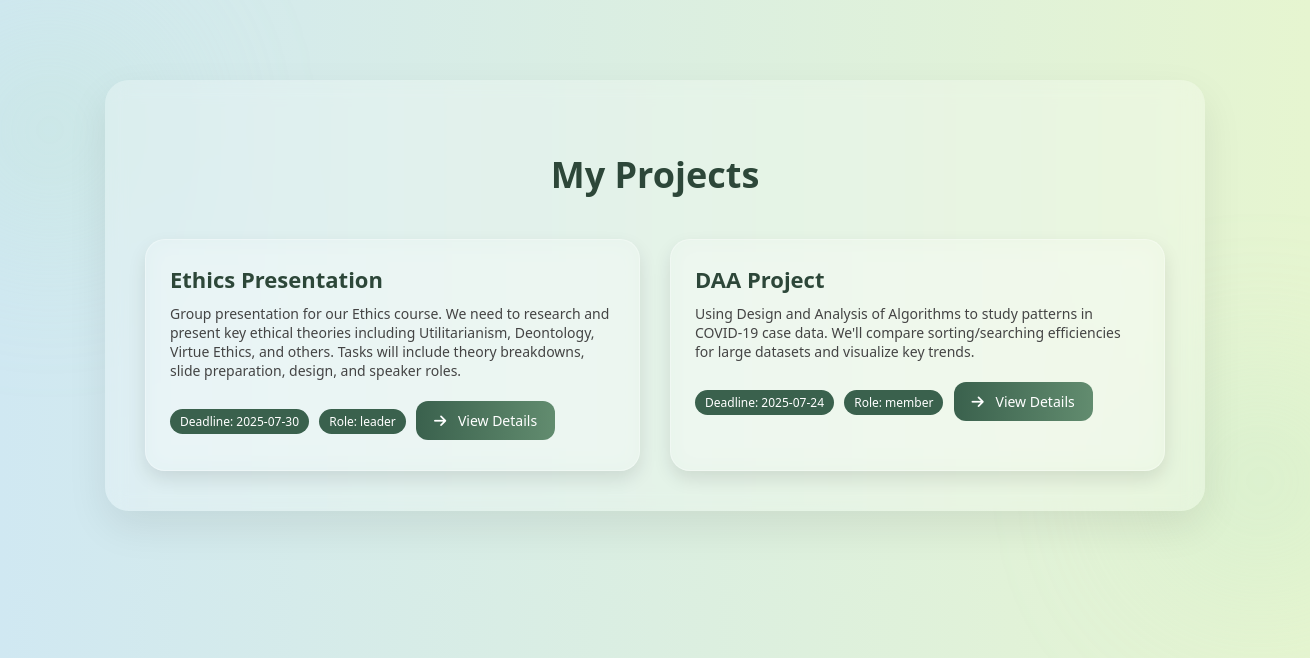
/my-projects (signed in), run on an earlier commit of the app's database.
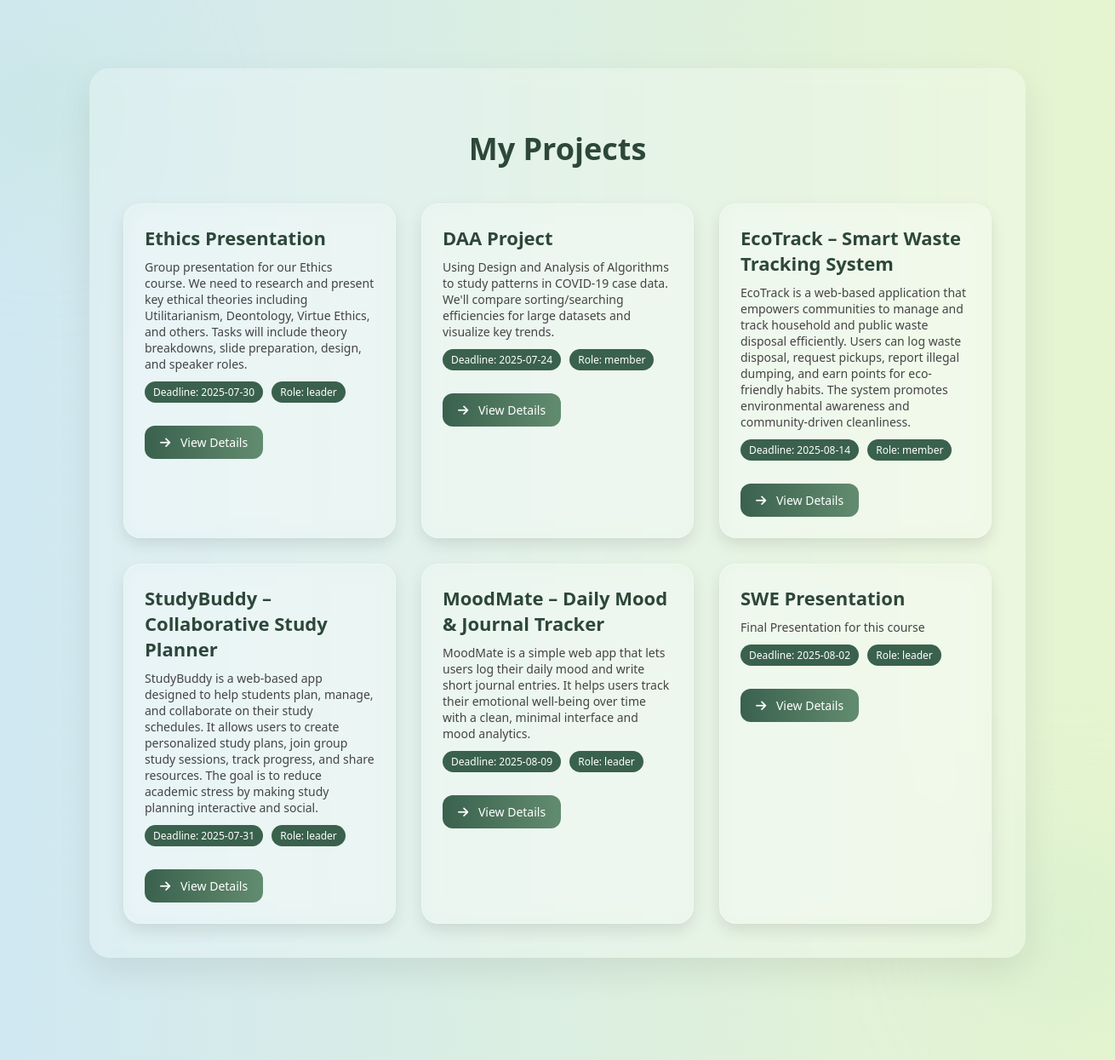
And on a later commit of the database.
### tables this page shows
CREATE TABLE project_members (
    id INTEGER PRIMARY KEY AUTOINCREMENT,
    project_id INTEGER,
    user_id INTEGER,
    role TEXT CHECK(role IN ('leader', 'member')) DEFAULT 'member',
    FOREIGN KEY (project_id) REFERENCES projects(id),
    FOREIGN KEY (user_id) REFERENCES users(id)
);

CREATE TABLE projects (
    id INTEGER PRIMARY KEY AUTOINCREMENT,
    title TEXT NOT NULL,
    description TEXT,
    deadline DATE,
    created_by INTEGER,
    created_at TIMESTAMP DEFAULT CURRENT_TIMESTAMP, join_code TEXT,
    FOREIGN KEY (created_by) REFERENCES users(id)
);

### app.py (the view)
@app.route('/my-projects')
def my_projects():
    if 'user_id' not in session:
        return redirect('/login')
    user_id = session['user_id']
    conn = get_db_connection()
    cursor = conn.cursor()
    cursor.execute("""
        SELECT p.id, p.title, p.description, p.deadline, pm.role
        FROM project_members pm
        JOIN projects p ON pm.project_id = p.id
        WHERE pm.user_id = ?
    """, (user_id,))
    projects = cursor.fetchall()
    conn.close()
    return render_template('my_projects.html', projects=projects)

### app.py (called while the page is built)
def get_db_connection():
    conn = sqlite3.connect('data.db')
    conn.row_factory = sqlite3.Row
    return conn

### templates/my_projects.html (shortened to what this page needs)
<!DOCTYPE html>
<html lang="en">
<head>
  <link rel="stylesheet" href="https://cdnjs.cloudflare.com/ajax/libs/font-awesome/6.5.0/css/all.min.css">
</head>
<body>
  <div class="blob top-left"></div>
  <div class="blob bottom-right"></div>
  <div class="container">
    <h2>My Projects</h2>
    {% if projects %}
      <div class="project-grid">
        {% for project in projects %}
          <div class="project-card">
            <h3>{{ project['title'] }}</h3>
            <p>{{ project['description'] }}</p>
            <div class="badge">Deadline: {{ project['deadline'] }}</div>
            <div class="badge">Role: {{ project['role'] }}</div>
            <a href="/project/{{ project['id'] }}" class="btn">
              <i class="fas fa-arrow-right"></i> View Details
            </a>
          </div>
        {% endfor %}
      </div>
    {% else %}
      <p class="no-projects">You are not part of any projects yet.</p>
    {% endif %}
  </div>
</body>
</html>

### templates/my_projects.html (style rules this page uses)
* { box-sizing: border-box; }
body { margin: 0; padding: 0; font-family: 'Segoe UI', sans-serif; background: linear-gradient(to right, #d0e8f2, #e6f5d0); color: #2d4739; overflow-x: hidden; position: relative; }
.container { max-width: 1100px; margin: 80px auto; padding: 40px; border-radius: 24px; background: rgba(255, 255, 255, 0.25); box-shadow: 0 16px 40px rgba(0, 0, 0, 0.08); backdrop-filter: blur(10px); position: relative; z-index: 1; }
h2 { text-align: center; font-size: 36px; margin-bottom: 40px; color: #2d4739; font-weight: 700; }
.project-grid { display: grid; grid-template-columns: repeat(auto-fit, minmax(280px, 1fr)); gap: 30px; }
.project-card { background: rgba(255, 255, 255, 0.1); border: 1px solid rgba(255, 255, 255, 0.3); backdrop-filter: blur(12px); border-radius: 20px; padding: 24px; transition: 0.4s ease; box-shadow: 0 8px 18px rgba(0, 0, 0, 0.1); position: relative; }
.project-card h3 { font-size: 22px; margin: 0 0 10px; color: #2d4739; }
.project-card p { font-size: 14px; margin: 6px 0; color: #444; }
.badge { display: inline-block; background: #3a614d; color: white; font-size: 12px; padding: 4px 10px; border-radius: 20px; margin: 5px 6px 12px 0; }
.btn { margin-top: 15px; display: inline-block; text-decoration: none; background: linear-gradient(to right, #3a614d, #628c6f); color: white; padding: 10px 18px; border-radius: 12px; font-size: 14px; font-weight: 500; transition: background 0.3s ease; }
.btn i { margin-right: 8px; }
.blob { position: absolute; width: 300px; height: 300px; background: radial-gradient(#bae4c6, transparent 70%); border-radius: 50%; filter: blur(80px); z-index: 0; opacity: 0.5; }
.blob.top-left { top: -100px; left: -100px; }
.blob.bottom-right { bottom: -120px; right: -100px; }

What changed in the data, as far as the page shows it:
added project_members: title "EcoTrack – Smart Waste Tracking System", description "EcoTrack is a web-based application that empowers communities to manage and track household and public waste disposal efficiently. Users can log waste disposal, request pickups, report illegal dumping, and earn points for eco-friendly habits. The system promotes environmental awareness and community-driven cleanliness.", deadline "2025-08-14", role "member"
added project_members: title "StudyBuddy – Collaborative Study Planner", description "StudyBuddy is a web-based app designed to help students plan, manage, and collaborate on their study schedules. It allows users to create personalized study plans, join group study sessions, track progress, and share resources. The goal is to reduce academic stress by making study planning interactive and social.", deadline "2025-07-31", role "leader"
added project_members: title "MoodMate – Daily Mood & Journal Tracker", description "MoodMate is a simple web app that lets users log their daily mood and write short journal entries. It helps users track their emotional well-being over time with a clean, minimal interface and mood analytics.", deadline "2025-08-09", role "leader"
added project_members: title "SWE Presentation", description "Final Presentation for this course", deadline "2025-08-02", role "leader"
